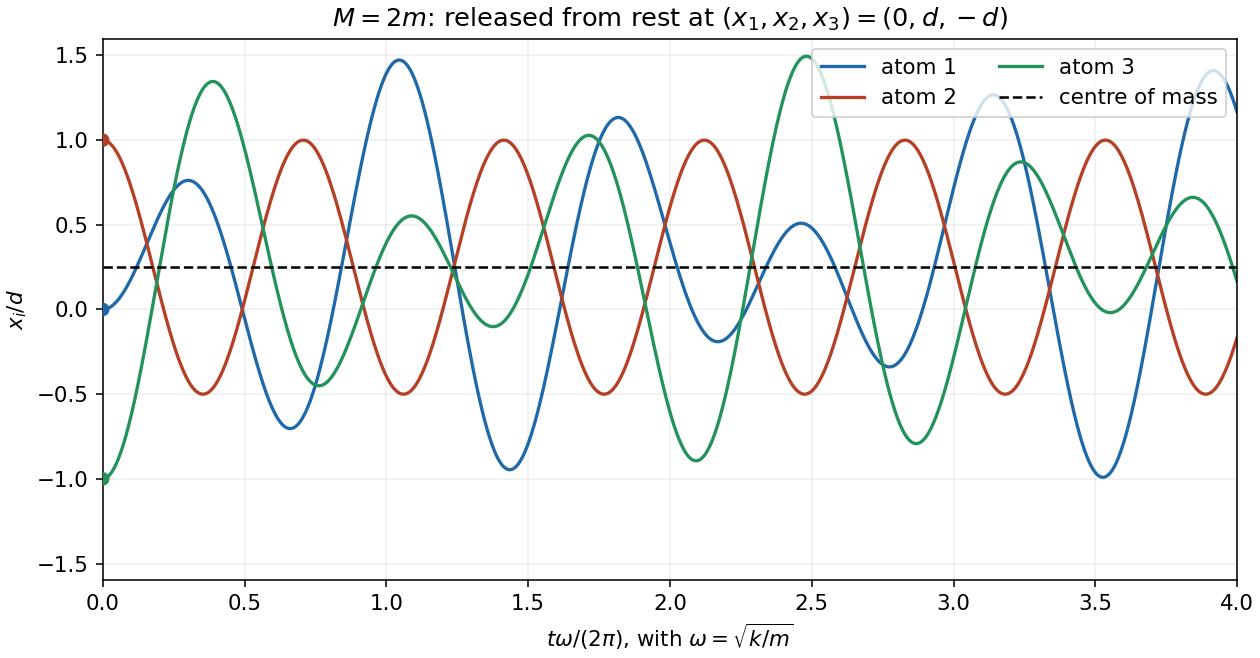

Python code for this plot:
"""Original illustration for the 2016 Oxford Mathematical Methods II solution.
Run from any output directory; writes only the matching PNG to that directory.
Tested with Python 3.14, numpy 2.3.5 and matplotlib 3.10.7 (root pyproject.toml).
"""
from pathlib import Path
import matplotlib
matplotlib.use("Agg")
import matplotlib.pyplot as plt
import numpy as np
plt.rcParams.update({"font.size": 11, "figure.facecolor": "white", "axes.facecolor": "white", "savefig.facecolor": "white"})

t=np.linspace(0,8*np.pi,1400)
x=np.array([.25+.5*np.cos(t)-.75*np.cos(np.sqrt(2)*t),.25+.75*np.cos(np.sqrt(2)*t),.25-.5*np.cos(t)-.75*np.cos(np.sqrt(2)*t)])
fig,ax=plt.subplots(figsize=(9,4.7),layout='constrained')
for i,(y,c) in enumerate(zip(x,['#2069a8','#b44026','#23925b'])):ax.plot(t/(2*np.pi),y,color=c,label=f'atom {i+1}',lw=1.7)
ax.axhline(.25,color='black',ls='--',lw=1.3,label='centre of mass')
ax.scatter([0,0,0],[0,1,-1],c=['#2069a8','#b44026','#23925b'],zorder=4)
ax.set(xlabel=r'$t\omega/(2\pi)$, with $\omega=\sqrt{k/m}$',ylabel=r'$x_i/d$',title=r'$M=2m$: released from rest at $(x_1,x_2,x_3)=(0,d,-d)$',xlim=(0,4),ylim=(-1.6,1.6))
ax.grid(alpha=.2);ax.legend(ncol=2,loc='upper right')
fig.savefig(Path.cwd()/'2016-triatomic-initial-motion.png',dpi=140,transparent=False)
plt.close(fig)
